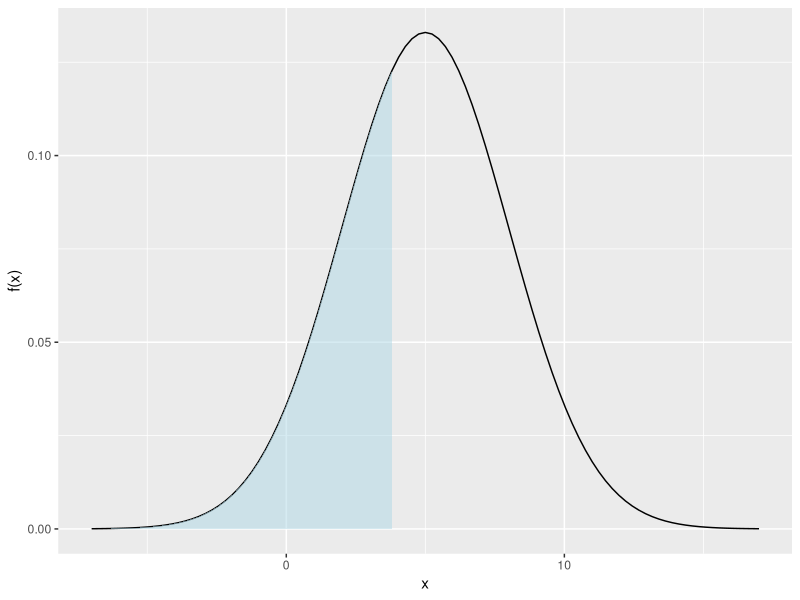
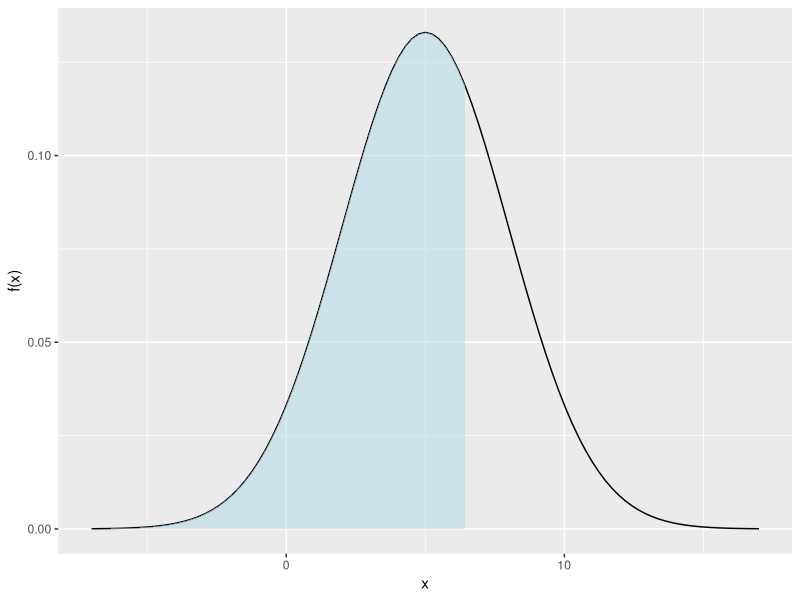
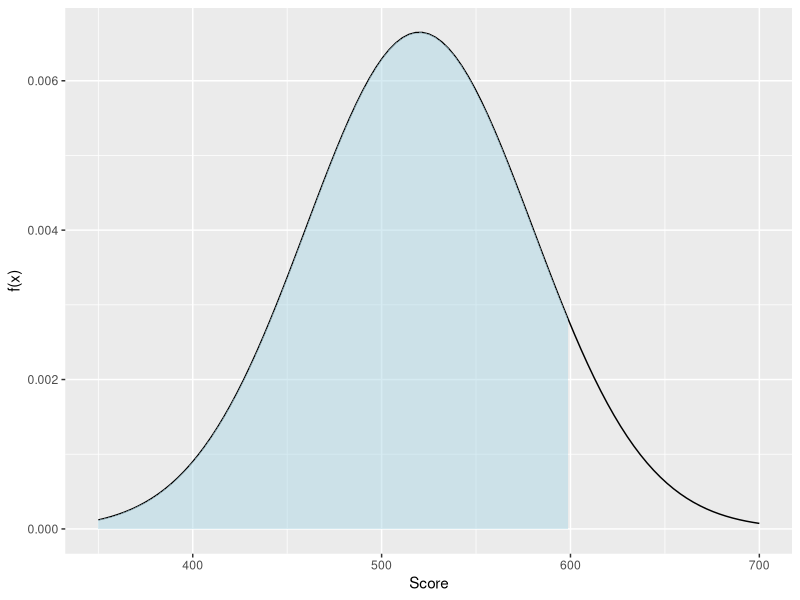
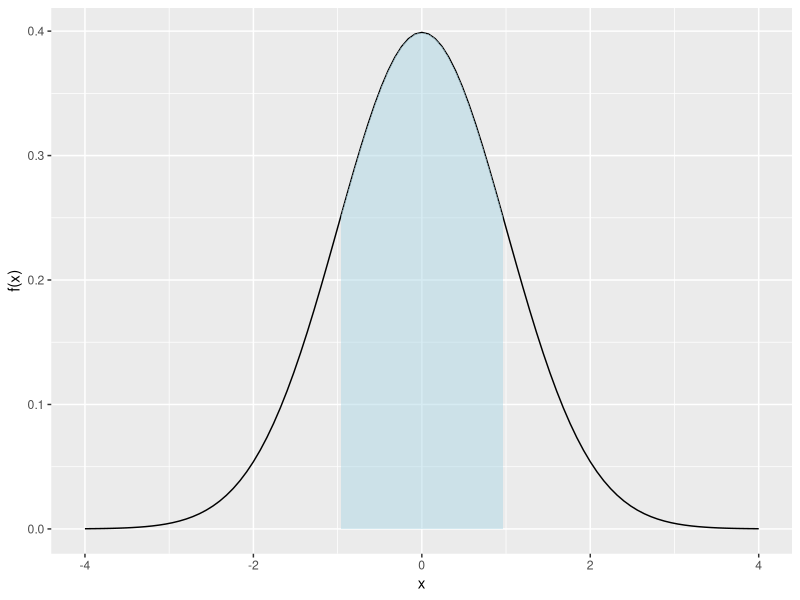
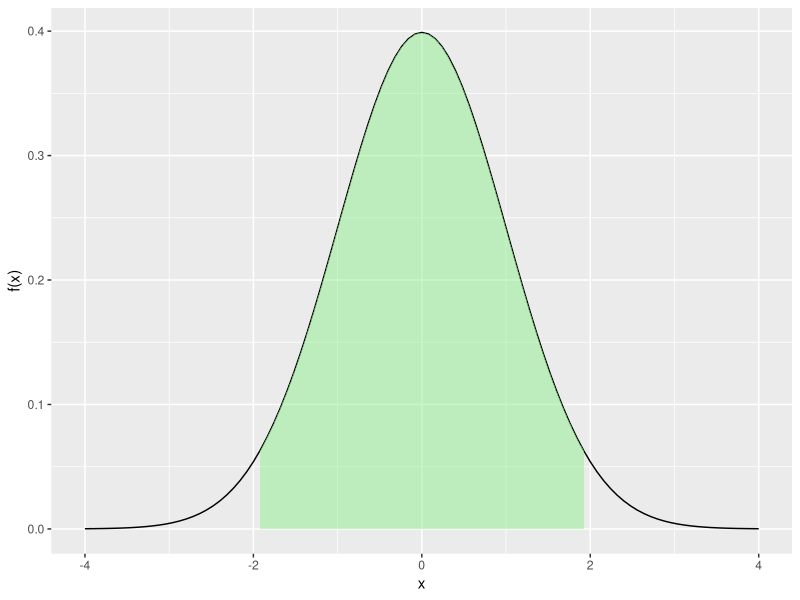
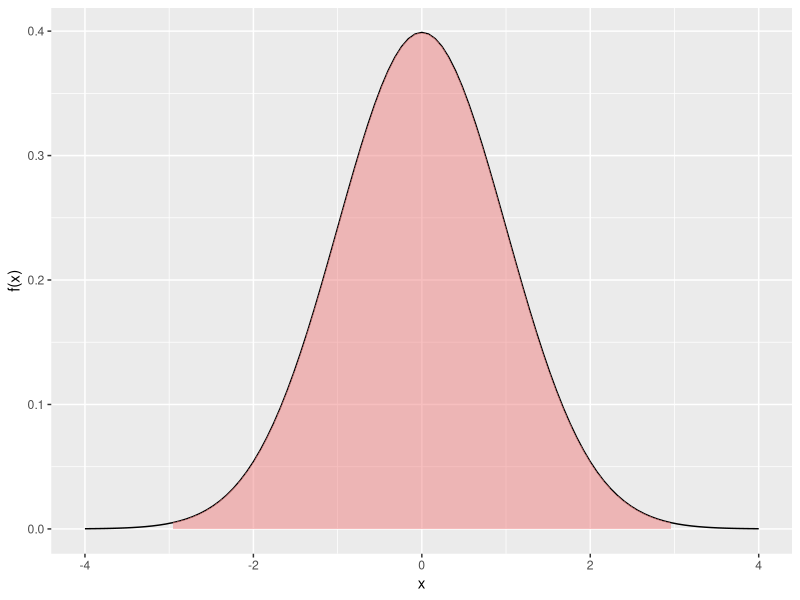

These charts were generated, in order, by the following R code:
## ---- chunk 1
#| echo: false
require(ggplot2)
## ---- chunk 2
#| echo: true
pnorm(1.8,0,1)
pnorm(1.89,0,1)
## ---- chunk 3
#| echo: false
x       = 4
mu      = 5
sigmaSq = 9
pnorm(x, mu, sqrt(sigmaSq))
## ---- chunk 4
#| echo: true
pnorm(4,5,3)
## ---- chunk 5
#| label: normalProbPlot
#| echo: false
#| fig-asp: 1
#| out-width: "50%" 
x       = 4
mu      = 5
sigmaSq = 9
lab     = 'x'

funcShaded <- function(x, lower_bound) {
    y = dnorm(x, mean = mu, sd = sqrt(sigmaSq))
    y[x >= lower_bound] <- NA
    return(y)
}

xMin = mu - sqrt(sigmaSq)*4
xMax = mu + sqrt(sigmaSq)*4
ggplot(data.frame(x = c(xMin, xMax)), aes(x = x)) + 
    stat_function(fun = dnorm, args = list(mean = mu, sd = sqrt(sigmaSq))) + 
    stat_function(fun = funcShaded, args = list(lower_bound = x), 
                  geom = "area", fill = 'lightblue', alpha = .5) +
    scale_x_continuous(name = lab) + scale_y_continuous(name = "f(x)")
## ---- chunk 6
#| echo: true
qnorm(.7,5,3)
## ---- chunk 7
#| label: normalQuantilePlot
#| echo: false
#| fig-asp: 1
#| out-width: "50%" 
x   = qnorm(.7,mu,sqrt(sigmaSq))
lab = 'x' 

funcShaded <- function(x, lower_bound) {
    y = dnorm(x, mean = mu, sd = sqrt(sigmaSq))
    y[x >= lower_bound] <- NA
    return(y)
}

xMin = mu - sqrt(sigmaSq)*4
xMax = mu + sqrt(sigmaSq)*4
ggplot(data.frame(x = c(xMin, xMax)), aes(x = x)) + 
    stat_function(fun = dnorm, args = list(mean = mu, sd = sqrt(sigmaSq))) + 
    stat_function(fun = funcShaded, args = list(lower_bound = x), 
                  geom = "area", fill = 'lightblue', alpha = .5) +
    scale_x_continuous(name = lab) + scale_y_continuous(name = "f(x)")
## ---- chunk 8
#| echo: false
#| eval: true
qnorm( pnorm(3,5,3), 5,3)
## ---- chunk 9
#| echo: false
#| eval: true
pnorm(qnorm(.2,5,3), 5, 3)
## ---- chunk 10
#| echo: true
pnorm(0,3.2,sqrt(100))
## ---- chunk 11
#| echo: true
qnorm(.05,-3.2,sqrt(100))
## ---- chunk 12
#| label: SATquationNoEcho
#| echo: false
#| fig-asp: 1
#| out-width: "50%" 
x       = 600
mu      = 520
sigmaSq = 3600

funcShaded <- function(x, lower_bound) {
    y = dnorm(x, mean = mu, sd = sqrt(sigmaSq))
    y[x >= lower_bound] <- NA
    return(y)
}

xMin = 350
xMax = 700
ggplot(data.frame(x = c(xMin, xMax)), aes(x = x)) + 
    stat_function(fun = dnorm, args = list(mean = mu, sd = sqrt(sigmaSq))) + 
    stat_function(fun = funcShaded, args = list(lower_bound = x), 
                  geom = "area", fill = 'lightblue', alpha = .5) +
    scale_x_continuous(name = "Score") + scale_y_continuous(name = "f(x)")
## ---- chunk 13
#| echo: true
x       = 600
mu      = 520
sigmaSq = 3600
pnorm(x, mu, sqrt(sigmaSq))
## ---- chunk 14
#| echo: true
prob    = .96
mu      = 520
sigmaSq = 3600
qnorm(prob, mu, sqrt(sigmaSq))
## ---- chunk 15
#| echo: true
mu      = 1
sigmaSq = 2.54^2*.000001
pnorm(1.001, mu, sqrt(sigmaSq)) - 
    pnorm(.999, mu, sqrt(sigmaSq))
## ---- chunk 16
#| echo: true
zScoreMen   =  (9.63 - 9.85)/sqrt(.0057)
zScoreWomen =  (10.61 - 10.83)/sqrt(.0049)
## ---- chunk 17
#| echo: true
abs(zScoreMen) < abs(zScoreWomen)
## ---- chunk 18
#| echo: true
x = zScoreWomen * sqrt(.0057) + 9.84
## ---- chunk 19
#| label: normalEmpRuleGeneral1
#| echo: false
#| fig-asp: 1
#| out-width: "100%"

mu      = 0
sigmaSq = 1
lab     = 'x' 

funcShaded <- function(x, lower_bound) {
    y = dnorm(x, mean = mu, sd = sqrt(sigmaSq))
    y[x >= lower_bound | x <= -lower_bound] <- NA
    return(y)
}

xMin = mu - sqrt(sigmaSq)*4
xMax = mu + sqrt(sigmaSq)*4
outPlot = ggplot(data.frame(x = c(xMin, xMax)), aes(x = x)) + 
    stat_function(fun = dnorm, args = list(mean = mu, sd = sqrt(sigmaSq))) + 
    stat_function(fun = funcShaded, args = list(lower_bound = 1), 
                  geom = "area", fill = 'lightblue', alpha = .5) +
    scale_x_continuous(name = lab) + scale_y_continuous(name = "f(x)")
outPlot
## ---- chunk 20
#| label: normalEmpRuleGeneral2
#| echo: false
#| fig-asp: 1
#| out-width: "100%"

outPlot = ggplot(data.frame(x = c(xMin, xMax)), aes(x = x)) + 
    stat_function(fun = dnorm, args = list(mean = mu, sd = sqrt(sigmaSq))) + 
stat_function(fun = funcShaded, args = list(lower_bound = 2), 
                  geom = "area", fill = 'lightgreen', alpha = .5)  +
    scale_x_continuous(name = lab) + scale_y_continuous(name = "f(x)")
outPlot
## ---- chunk 21
#| label: normalEmpRuleGeneral3
#| echo: false
#| fig-asp: 1
#| out-width: "100%"

outPlot = ggplot(data.frame(x = c(xMin, xMax)), aes(x = x)) + 
    stat_function(fun = dnorm, args = list(mean = mu, sd = sqrt(sigmaSq))) + 
stat_function(fun = funcShaded, args = list(lower_bound = 3), 
                  geom = "area", fill = 'lightcoral', alpha = .5)   +
    scale_x_continuous(name = lab) + scale_y_continuous(name = "f(x)")
outPlot
## ---- chunk 22
#| echo: true
x       = 600
mu      = 520
sigmaSq = 3600
pnorm(x, mu, sqrt(sigmaSq))
## ---- chunk 23
#| echo: true
1.751*sqrt(sigmaSq) + mu
qnorm(.96, mu, sqrt(sigmaSq))
